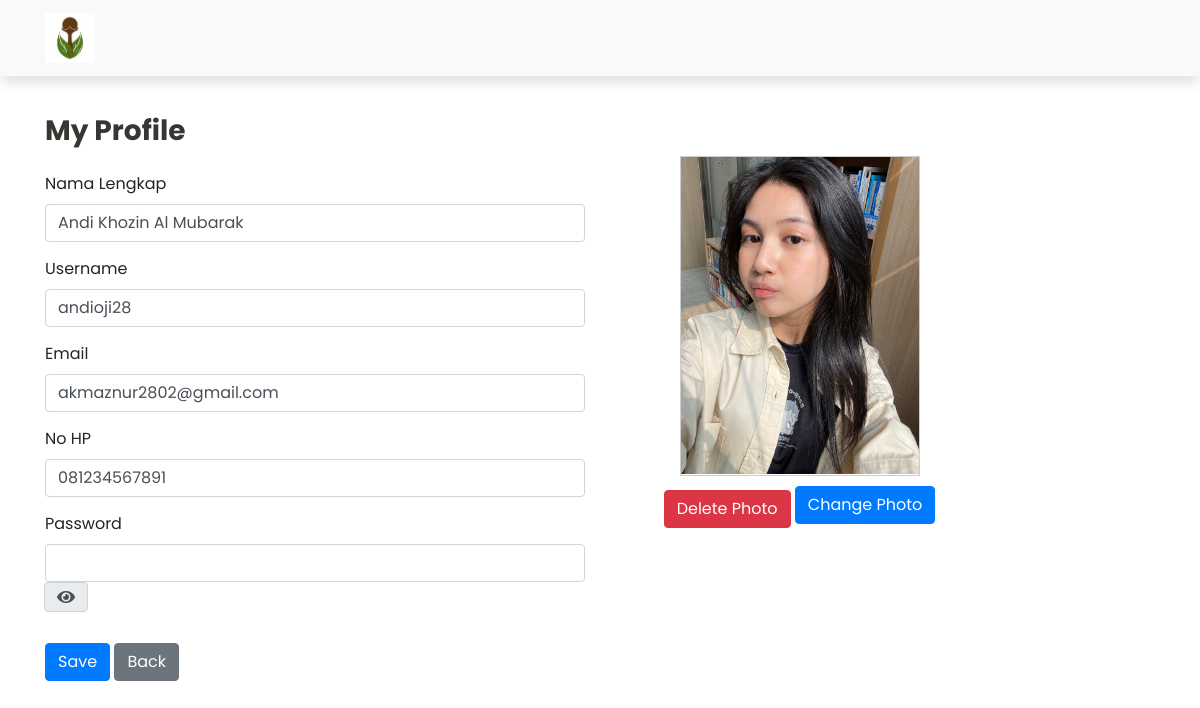
The page /User/profil.php (signed in) on the database its author committed.
### tables this page shows
CREATE TABLE `users` (
  `id` int(11) NOT NULL,
  `nama` varchar(255) NOT NULL,
  `username` varchar(50) NOT NULL,
  `email` varchar(100) NOT NULL,
  `no_hp` varchar(15) NOT NULL,
  `password` varchar(255) NOT NULL,
  `login_time` varchar(16) NOT NULL,
  `logout_time` varchar(16) NOT NULL
);

### User/profil.php (the view, shortened to what this page needs)
<?php
$conn = (new Koneksi())->kondb();
$id = $_SESSION['username'];
$profile_photo = "";
if (file_exists("profile_photos/" . $id . ".jpg")) {
    $profile_photo = "profile_photos/" . $id . ".jpg";
}
$sql = "SELECT nama, username, email, no_hp FROM users WHERE username=?";
$stmt = $conn->prepare($sql);
$stmt->bind_param("s", $id);
$stmt->execute();
$result = $stmt->get_result();
$user = $result->fetch_assoc();
?>
<!DOCTYPE html>
<html lang="en">
<head>
  <link rel="stylesheet" href="css/bootstrap.min.css" />
  <link rel="stylesheet" href="css/fontawesome.css" />
  <link rel="stylesheet" href="css/brands.css" />
  <link rel="stylesheet" href="css/solid.css" />
  <link rel="stylesheet" href="css/gaya.css">
</head>
<body>
<nav class="navbar navbar-expand-lg fixed-top navbar-light bg-light static-top">
  <div class="container">
    <a class="navbar-brand" href="index.php">
      <img src="img/cengkeh.png" alt="" width=50 height=50>
    </a>
  </div>
</nav>
<div class="container" style='margin-top:90px'>
  <div class="row">
    <div class="col-12 mt-4">
      <h3 class="tebal">My Profile</h3>
    </div>
    <div class="col-6">
      <form action="update_profile.php" method="POST" class="mt-3">
        <div class="form-group">
          <label for="nama">Nama Lengkap</label>
          <input type="text" id="nama" name="nama" class="form-control" value="<?php echo htmlspecialchars($user['nama']); ?>" required>
        </div>
        <div class="form-group">
          <label for="username">Username</label>
          <input type="text" id="username" name="username" class="form-control" value="<?php echo htmlspecialchars($user['username']); ?>" required>
        </div>
        <div class="form-group">
          <label for="email">Email</label>
          <input type="email" id="email" name="email" class="form-control" value="<?php echo htmlspecialchars($user['email']); ?>" required>
        </div>
        <div class="form-group">
          <label for="no_hp">No HP</label>
          <input type="text" id="no_hp" name="no_hp" class="form-control" value="<?php echo htmlspecialchars($user['no_hp']); ?>" required>
        </div>
        <div class="form-group">
          <label for="password">Password</label>
          <input type="password" id="password" name="password" class="form-control">
          <div class="input-group-append">
              <span class="input-group-text" id="toggle-password"><i class="fas fa-eye"></i></span>
            </div>
        </div>
        <div class="form-group">
          <button type="submit" class="btn btn-primary mt-3">Save</button>
          <button type="button" class="btn btn-secondary mt-3" onclick="window.location.href='index.php';">Back</button>
        </div>
      </form>
    </div>
    <div class="profile-photo">
                    <div class="photo-frame">
                        <?php if ($profile_photo): ?>
                            <img src="<?php echo $profile_photo; ?>" alt="Profile Photo">
                        <?php else: ?>
                            <p>No Photo</p>
                        <?php endif; ?>
                    </div>
                    <div class="photo-actions">
                        <?php if ($profile_photo): ?>
                            <button class="btn btn-danger" onclick="deletePhoto()">Delete Photo</button>
                            <label class="btn btn-primary">
                                Change Photo
                            </label>
                        <?php endif; ?>
                    </div>
                </div>
  </div>
</div>
</body>
</html>

### User/css/solid.css (style rules this page uses)
.fa, .fas { font-family: 'Font Awesome 5 Free'; font-weight: 900; }

### User/css/gaya.css (style rules this page uses)
* { font-family: 'Poppins', sans-serif; }
.navbar { -webkit-box-shadow: 0 10px 10px -2px rgba(0,0,0,.1); -moz-box-shadow: 0 10px 10px -2px rgba(0,0,0,.1); box-shadow: 0 10px 10px -2px rgba(0,0,0,.1); font-size: 18px; color: #222; }
.tebal { color: #363732; font-weight: bold; }
.form-group { margin-bottom: 15px; }
button[type="submit"], button[type="button"] { margin-bottom: 0; }

### User/profil.php (style rules this page uses)
.profile-photo { width: 35%; text-align: center; }
.photo-frame { width: 240px; height: 320px; border: 1px solid #ccc; margin: 0 auto; display: flex; align-items: center; justify-content: center; overflow: hidden; }
.photo-frame img { max-width: 100%; max-height: 100%; }
.photo-actions { margin-top: 10px; }

### rows shown on the page
users: nama "Andi Khozin Al Mubarak", username "andioji28", email "akmaznur2802@gmail.com", no_hp "081234567891"
